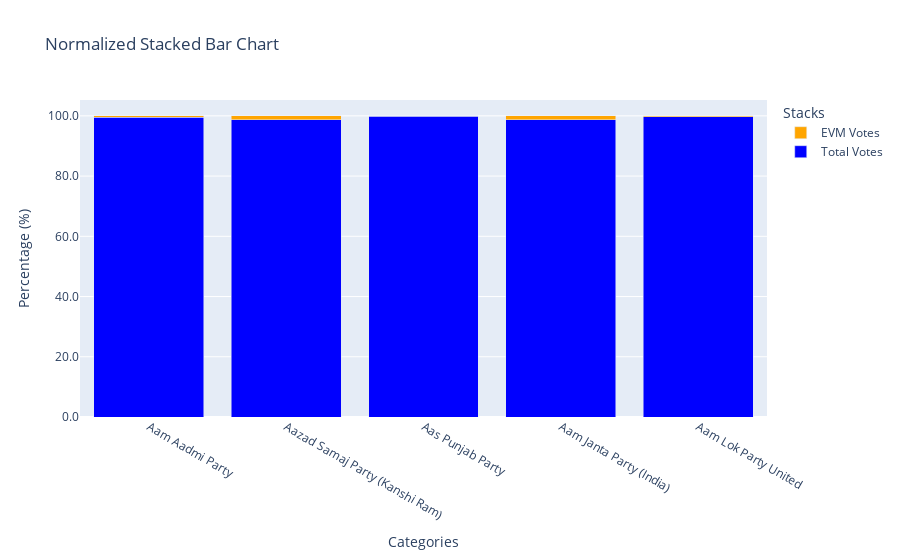

The code cell stored with this chart in its notebook:
### Code cell
import plotly.graph_objects as go

# Sample data
# categories = ['Category A', 'Category B', 'Category C']
# values_stack1 = [10, 15, 20]
# values_stack2 = [5, 10, 15]

# Calculate the total for each category
totals = [v1 + v2 for v1, v2 in zip(top_5['EVM Votes'],top_5['Postal Votes'])]

# Normalize the values to percentages
percent_stack1 = [v1 / total * 100 for v1, total in zip(top_5['EVM Votes'], totals)]
percent_stack2 = [v2 / total * 100 for v2, total in zip(top_5['Postal Votes'], totals)]

# Create the figure
fig = go.Figure()

# Add the first stack (normalized)
fig.add_trace(go.Bar(
    x=top_5['Party'],
    y=percent_stack1,
    name='Total Votes',
    marker_color='blue'  # Color for the first stack
))

# Add the second stack (normalized)
fig.add_trace(go.Bar(
    x=top_5['Party'],
    y=percent_stack2,
    name='EVM Votes',
    marker_color='orange'  # Color for the second stack
))

# Update layout to make it stacked
fig.update_layout(
    barmode='stack',
    title='Normalized Stacked Bar Chart',
    xaxis_title='Categories',
    yaxis_title='Percentage (%)',
    legend_title='Stacks',
    yaxis=dict(tickformat=".1f")  # Format y-axis as percentage
)

# Show the figure
fig.show()

### Figure 1 — Plotly figure (JSON) as saved in the notebook; plotly's stock layout.template omitted (floating-point values rounded to 4 significant figures)
{"data": [{"marker": {"color": "blue"}, "name": "Total Votes", "type": "bar", "x": ["Aam Aadmi Party", "Aazad Samaj Party (Kanshi Ram)", "Aas Punjab Party", "Aam Janta Party (India)", "Aam Lok Party United"], "y": [99.58, 98.69, 99.83, 98.66, 99.71]}, {"marker": {"color": "orange"}, "name": "EVM Votes", "type": "bar", "x": ["Aam Aadmi Party", "Aazad Samaj Party (Kanshi Ram)", "Aas Punjab Party", "Aam Janta Party (India)", "Aam Lok Party United"], "y": [0.4153, 1.312, 0.1725, 1.344, 0.2878]}], "layout": {"barmode": "stack", "legend": {"title": {"text": "Stacks"}}, "title": {"text": "Normalized Stacked Bar Chart"}, "xaxis": {"title": {"text": "Categories"}}, "yaxis": {"tickformat": ".1f", "title": {"text": "Percentage (%)"}}}}
